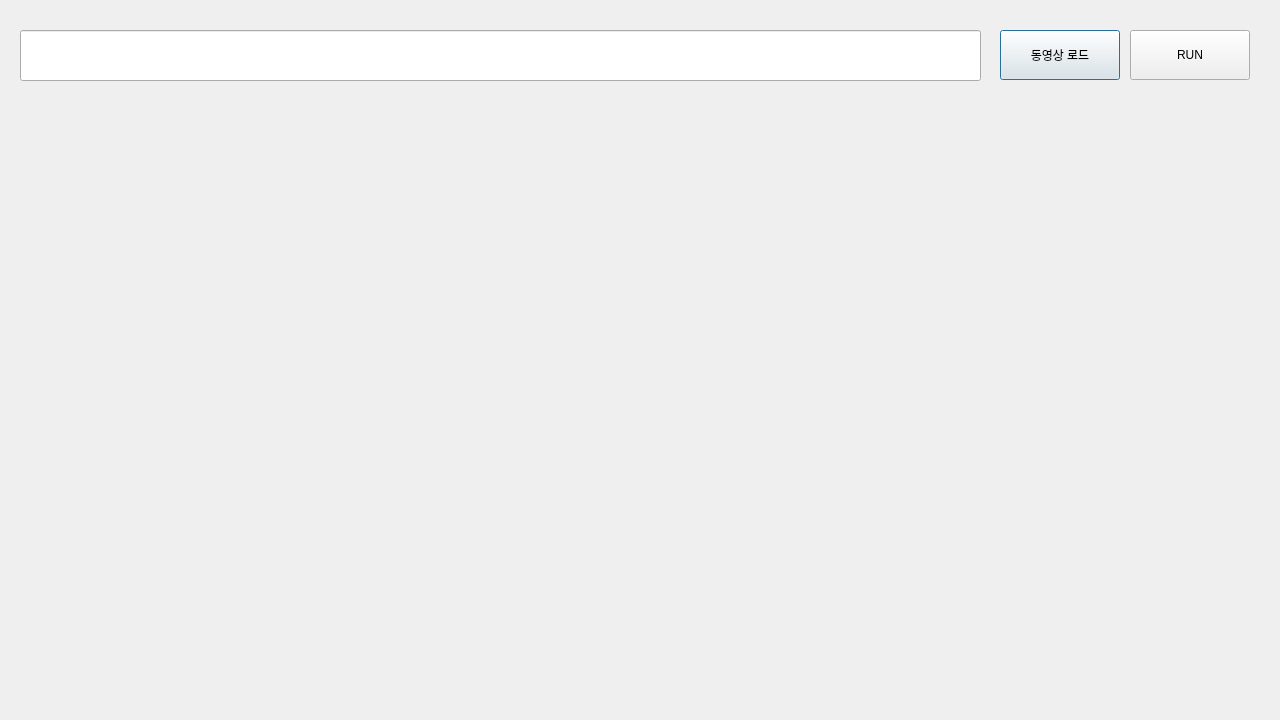
<?xml version="1.0" encoding="UTF-8"?>
<ui version="4.0">
 <class>Dialog</class>
 <widget class="QDialog" name="Dialog">
  <property name="geometry">
   <rect>
    <x>0</x>
    <y>0</y>
    <width>1280</width>
    <height>720</height>
   </rect>
  </property>
  <property name="windowTitle">
   <string>Dialog</string>
  </property>
  <widget class="QPushButton" name="btn_load">
   <property name="geometry">
    <rect>
     <x>1000</x>
     <y>30</y>
     <width>120</width>
     <height>50</height>
    </rect>
   </property>
   <property name="text">
    <string>동영상 로드</string>
   </property>
  </widget>
  <widget class="QPushButton" name="btn_run">
   <property name="geometry">
    <rect>
     <x>1130</x>
     <y>30</y>
     <width>120</width>
     <height>50</height>
    </rect>
   </property>
   <property name="text">
    <string>RUN</string>
   </property>
  </widget>
  <widget class="QLineEdit" name="line_edit">
   <property name="geometry">
    <rect>
     <x>20</x>
     <y>30</y>
     <width>961</width>
     <height>51</height>
    </rect>
   </property>
   <property name="font">
    <font>
     <pointsize>15</pointsize>
    </font>
   </property>
  </widget>
  <widget class="QLabel" name="lbl_src">
   <property name="geometry">
    <rect>
     <x>30</x>
     <y>170</y>
     <width>600</width>
     <height>450</height>
    </rect>
   </property>
   <property name="text">
    <string/>
   </property>
  </widget>
  <widget class="QLabel" name="lbl_dst">
   <property name="geometry">
    <rect>
     <x>670</x>
     <y>170</y>
     <width>600</width>
     <height>450</height>
    </rect>
   </property>
   <property name="font">
    <font>
     <pointsize>9</pointsize>
    </font>
   </property>
   <property name="text">
    <string/>
   </property>
  </widget>
 </widget>
 <resources/>
 <connections/>
</ui>
